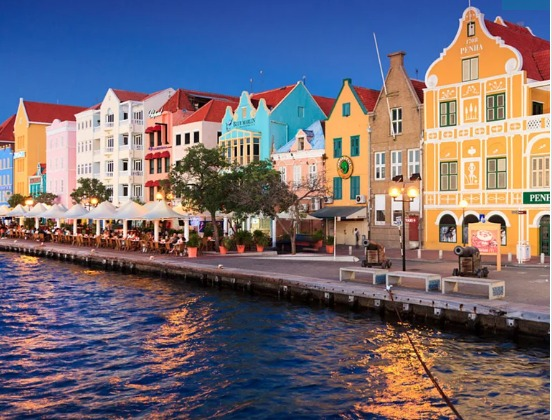
#> input picture vision_pc/proyectos/proyecto3/casitas.jpeg, 552 x 420 px
$ jupyter execute --allow-errors Cut-it_v1.ipynb   (shell and % lines are left out)
#> lines starting #> are read from the running program, lines starting #| are printed output that depends on the picture; after the words box and inside, x2 and y2 are one past the last pixel; in counts of white or black regions, pixels touching at a corner belong together
# Cut-it

David Alsina, Isabela Cáceres, y Camilo Martinez

En este proyecto la idea es desarrollar un algorithmo de segmentación de imagenes a color, utilizando el Mean  Sift y partición de grafos. Ustedes deben realizar la implementación tanto del algoritmo de mean-shift como el de grafos. Para esto pueden seguir las indicaciones explicadas a continuación.

## Algoritmo de mean-shift

Este algoritmo tiene como datos de entrada el tamaño de la region de busqueda (radio de busqueda). El algoritmo toma cada pixel de la imagen, expresado en un espacio de color LUV, RGB o HSI, deberian hacerlo generico para que el algoritmo realice la segmentación, independientemente del tipo de formato de color utilizado.

El algoritmo consiste en los siguientes pasos:
1. para cada pixel, determinar un entorno de radio r, radio de búsqueda.
2. Calcular el centro de masa de los puntos dentro del radio.
3. Encontrar los elementos en un radio r alrededor del centro de masa calculado en el paso anterior.
4. Repetir el paso 3 hasta convergencia.
5. repetir desde el paso 2 para cada uno de los puntos que representa la imagen.
6. Identificar cuantos modos hay en la imagen. Los modos son los puntos a los que convergen los pixeles de la imagen.
7. Todos los pixeles que convergen a un modo se agrupan en un mismo conjunto. Cada uno de estos segnmentos es una region conexa de pixeles en la imagen.

## Algoritmo basado en grafos.

Este algoritmo se basa en el clustering espectral. Junto a este proyecto pueden encontrar un paper qu eexplica en que consiste este método. En si el proceso a realizar es el siguiente:

1. Construir el grafo de la imagen.
2. Encontrar el La matrix Laplaciana del grafo.
3. Realizar una descomposicion en valores singulares de la imagen, buscando el eigenvector asociado al segundo eigenvalor más pequeño de la imagen.
4. Graficar este eigenvector organizando los valores de menor a mayor (deben hacer tracking de los indices al organizar este vector)
5. Los elementos (posiciones del eigenvector) que tienen un valor similar, corresponden a elementos conexos en la imagen.
6. Determine umbrales para segmentar la imagen en regiones conexas.

Para la entrega del proyecto deben proporcionar lo siguiente:

1. Implementación de los algoritmos.
2. Prueba de los algoritmos utilizando diferentes imagenes y representaciones en espacio de color.
3. Gráficas de los clusters encontrados (modos y sus regiones), asi como de los eigenvectores.
4. Discusion de la implementación.
5. Discusion de los resultados obtenidos, ventajas y desventajas de cada método.
6. Posibles mejoras.

Para la implementación con grafos tengan en cuenta que se debe realizar la descomposicion en valores singulares de una matrix tamaño $N\times N$, donde $N$ res el número de pixeles en la imagen. Como esto es computacionalmente muy costoso, hay dos opciones. La primera es usar imagenes pequeñas, pero estas imagenes serían tal vez demasiado pequeñas (tamaños inferiores a $100\times 100$). Otra opción es hacer que cada nodo no sea un pixel, sino un superpixel, de esta forma se puede reducir bastante la complejidad del algoritmo.

El proyecto lo deben entregar el **Lunes 9 de Mayo a las 11:59 p.m**. Se pueden hacer en grupos de dos personas y admito un grupo de tres personas. Mucha suerte!!

[cell 1]
# apt-get update && apt-get install -y python3-opencv

[cell 2]
#para trabajar la imagen :D
import cv2
import numpy as np
from matplotlib import pyplot as plt
import copy
from scipy import ndimage

https://www.geeksforgeeks.org/image-segmentation-using-k-means-clustering/

[cell 3]
img = cv2.imread('casitas.jpeg')
#> img is the input picture: shape (420, 552, 3); mean B, G, R 117, 107.9, 117.6
img = cv2.cvtColor(img, cv2.COLOR_BGR2RGB)
img_flat = img.reshape((-1, 3))

print(img_flat.shape)
#| (231840, 3)
print(img.shape)
#| (420, 552, 3)
plt.imshow(img);

[cell 4]
#the below line of code defines the criteria for the algorithm to stop running,
#which will happen is 100 iterations are run or the epsilon (which is the required accuracy)
#becomes 85%
criteria = (cv2.TERM_CRITERIA_EPS + cv2.TERM_CRITERIA_MAX_ITER, 100, 0.85)


k = 50
retval, labels, centers = cv2.kmeans(img_flat.astype('float32'), k,
                                     None, criteria,
                                     10, cv2.KMEANS_PP_CENTERS)
#> retval = 52924710.4; centers = 50 rows, first 8: [161.5, 135.4, 131.1], [56.55, 45.01, 35.22], [38.04, 85.18, 167.9], [234.8, 186.6, 165.6], [129.9, 44, 39.66], [98.68, 81.96, 92.67], [245.2, 166.6, 79.33], [195.9, 175.8, 170]

print(retval, labels, centers)
#> (printed output is left out)

# convert data into 8-bit values
centers = np.uint8(centers)
#> centers = 50 rows, first 8: [161, 135, 131], [56, 45, 35], [38, 85, 167], [234, 186, 165], [129, 44, 39], [98, 81, 92], [245, 166, 79], [195, 175, 170]
segmented_data = centers[labels.flatten()]

# reshape data into the original image dimensions
segmented_image = segmented_data.reshape((img.shape))

plt.imshow(segmented_image)

[cell 5]
def gen_window_indx(img: np.ndarray, center: tuple, radius: int) -> tuple:
    """genera lista de indices de filas y de columnas que corresponden a la ventana (circulo)"""
#> called with img = array of shape (11, 11), center = (4, 4), radius = 4
    rows=[]
    cols= []
    r = radius
    h, k = center
    x0, y0 = h - r, k - r
    for i in range(2*r+1):
        x= x0+i
        if (x < 0) or (x > img.shape[0]-1): continue
        for j in range(2*r+1):
            y = y0+j
            if y < 0 or (y > img.shape[1]-1): continue
            if ((x-h)**2 + (y-k)**2 <= r**2):
                #img[x,y]=0
                rows.append(x)
                cols.append(y)
    return rows, cols

[cell 6]
def isolate_window(img: np.ndarray, center: tuple, radius: int) -> np.ndarray:
    """Aisla la ventana en la imagen. Es decir, hace todo cero menos los
    valores que estan dentro de la ventana (dentro del circulo)"""
    img_copy = copy.deepcopy(img)
    rows, cols = gen_window_indx(img_copy, center, radius)
    img_copy[rows,cols] = 0
    img_copy = img - img_copy

    return img_copy

[cell 7]
ones = np.ones((11,11))
isolate_window(ones,(4,4),4)

[cell 8]
img_ch = img[:,:,0]
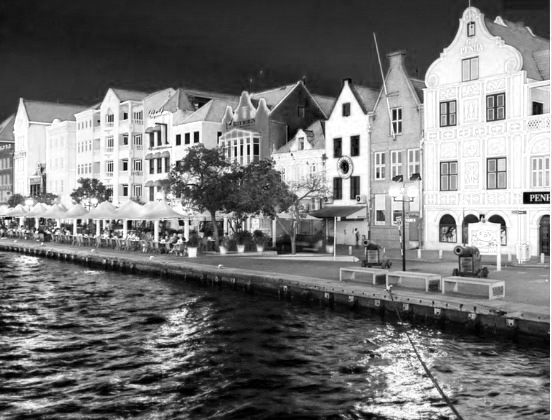
#> img_ch: shape (420, 552); min 0, max 255, mean 117.6
r = 100

window_center = ndimage.center_of_mass(img_ch)
#> window_center = (205.6, 299.3)
window_center = tuple(np.floor(window_center).astype(np.int32))
#> window_center = (205, 299)
print(window_center)
#| (205, 299)

img_window = isolate_window(img_ch,window_center,r)
#> call 2 of isolate_window, with center = (205, 299), radius = 100
#> in isolate_window (call 2), `rows, cols = gen_window_indx(img_copy, center, radius)`: rows = 31417 items
#> in isolate_window (call 2), `img_copy[rows,cols] = 0`:
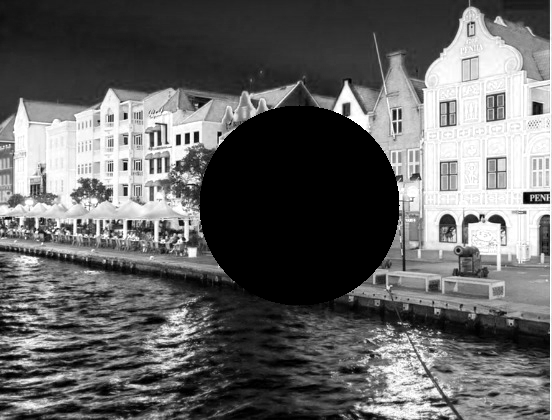
#> img_copy: shape (420, 552); 13.55% of pixels changed, all inside (x1, y1, x2, y2) = (199, 105, 400, 306)
#> in isolate_window (call 2), `img_copy = img - img_copy`:
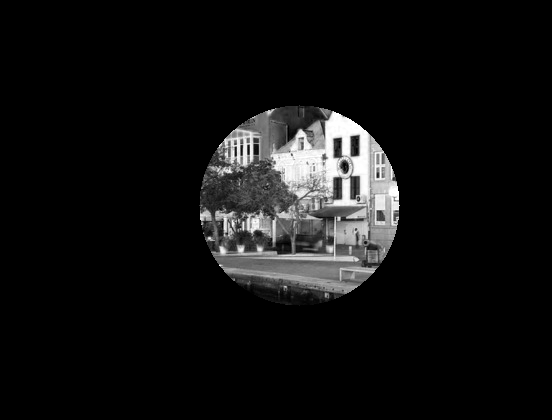
#> img_copy: shape (420, 552); min 0, max 255, mean 17
plt.imshow(img_window)

[cell 9]
from scipy import ndimage


img_ch = img[:,:,0]
r = 20

# el centro de la ventana se debe seleccionar de manera aleatoria y probar con varios ???????
window_center = ndimage.center_of_mass(img_ch)
#> window_center = (205.6, 299.3)
window_center = tuple(np.floor(window_center).astype(np.int32))
#> window_center = (205, 299)
print(window_center)
#| (205, 299)

max_iter = 1000
e_tol = 0.07
count = 0
e = 1e5

#> (the rest of this cell did not finish here and is left out)

$ run again, with vision_pc/proyectos/proyecto3/perrito.jpg copied over vision_pc/proyectos/proyecto3/casitas.jpeg
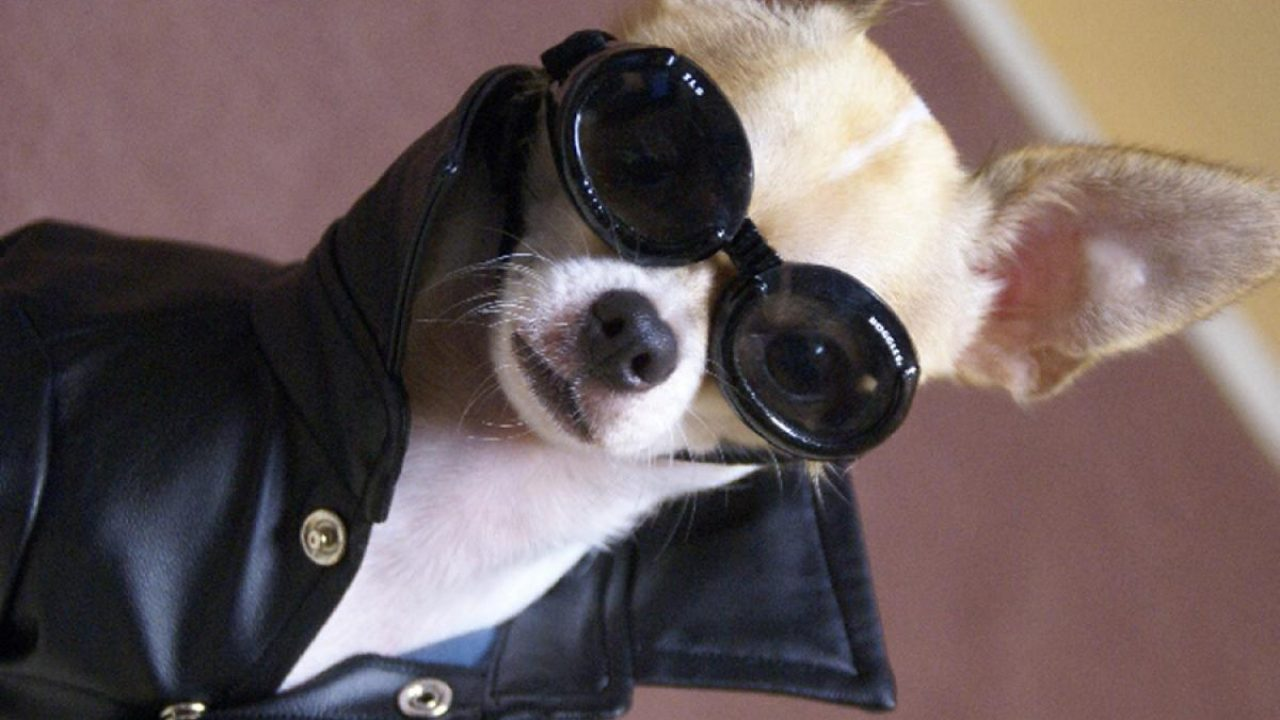
#> input picture vision_pc/proyectos/proyecto3/perrito.jpg, 1280 x 720 px
#> img is the input picture: shape (720, 1280, 3); mean B, G, R 92.5, 92.6, 106.4
#| (921600, 3)
#| (720, 1280, 3)
#> `retval, labels, centers = cv2.kmeans(img_flat.astype('float32'), k, No..`: retval = 46301484.9; centers = 50 rows, first 8: [137.6, 108.5, 111.9], [27.48, 28.59, 34.89], [231.9, 220, 205.5], [161, 141.4, 129.8], [116.2, 84.43, 82.11], [51.67, 55.3, 70.64], [22.37, 22.43, 25.96], [181.2, 166.4, 161.8]
#> (printed output is left out)
#> `centers = np.uint8(centers)`: centers = 50 rows, first 8: [137, 108, 111], [27, 28, 34], [231, 219, 205], [161, 141, 129], [116, 84, 82], [51, 55, 70], [22, 22, 25], [181, 166, 161]
#> `img_ch = img[:,:,0]`:
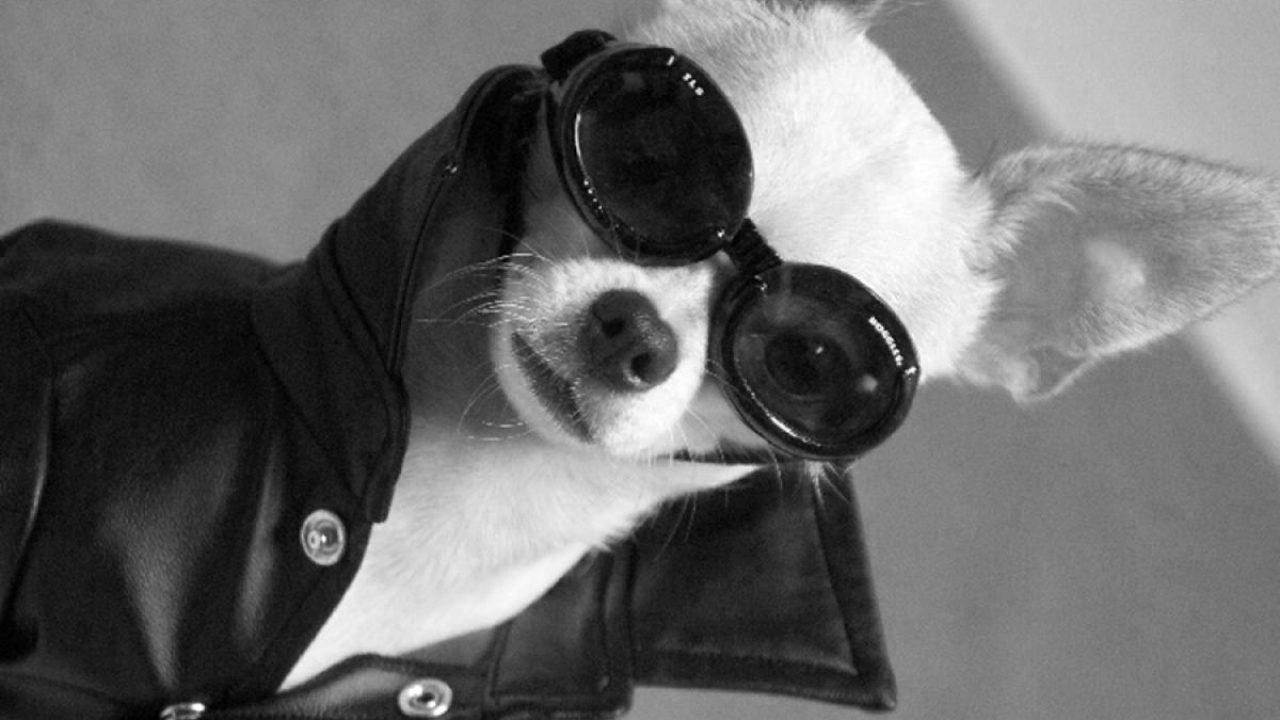
#> img_ch: shape (720, 1280); min 0, max 255, mean 106.4
#> `window_center = ndimage.center_of_mass(img_ch)`: window_center = (323.6, 743.5)
#> `window_center = tuple(np.floor(window_center).astype(np.int32))`: window_center = (323, 743)
#| (323, 743)
#> in isolate_window (call 2), `rows, cols = gen_window_indx(img_copy, center, radius)`: rows = 31417 items
#> in isolate_window (call 2), `img_copy = img - img_copy`:
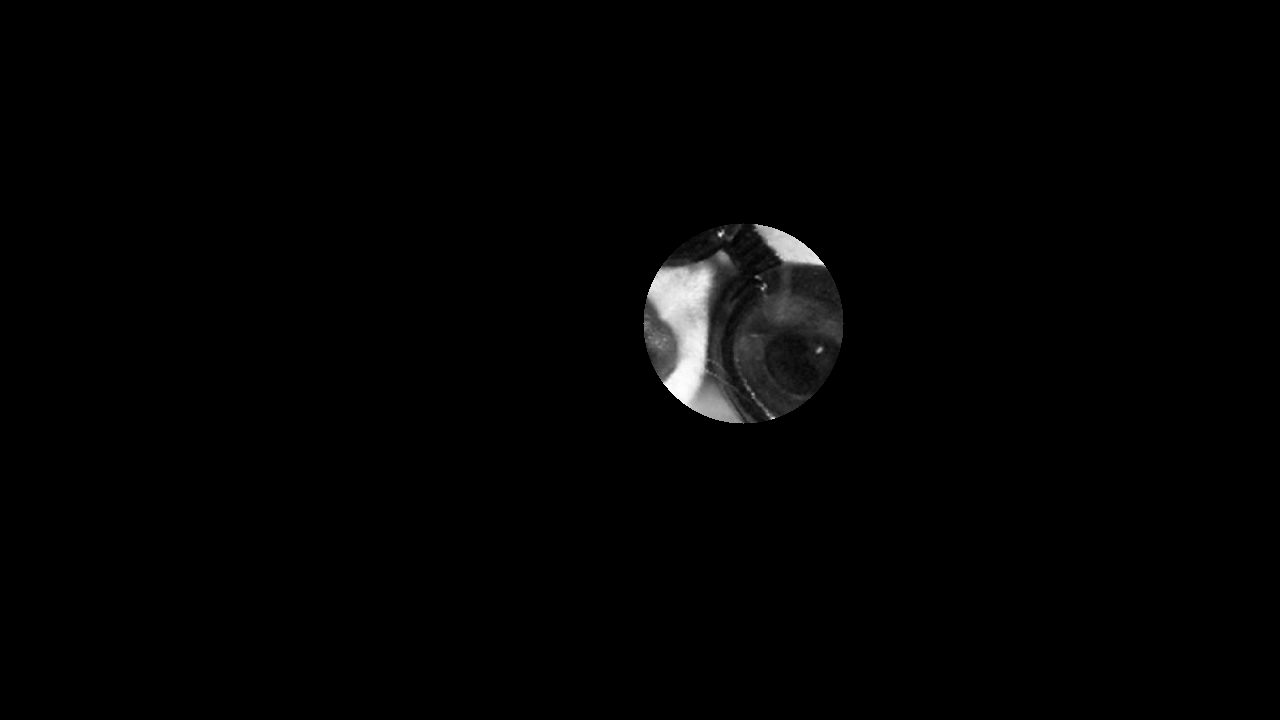
#> img_copy: shape (720, 1280); min 0, max 255, mean 2.8
#> `window_center = ndimage.center_of_mass(img_ch)`: window_center = (323.6, 743.5)
#> `window_center = tuple(np.floor(window_center).astype(np.int32))`: window_center = (323, 743)
#| (323, 743)
